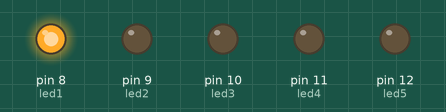
Recording of a sketch running on a simulated Arduino Uno, built with avr-gcc and run on an emulated ATmega328P. Shown: output pins drawn as LEDs (lit = HIGH).

Above: at 0.5 s.
At 1.5 s:
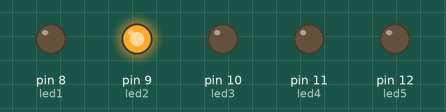
At 2.5 s:
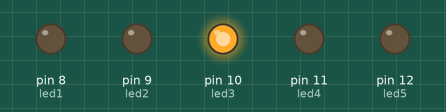
At 3.5 s:
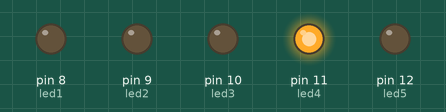
At 4.5 s:
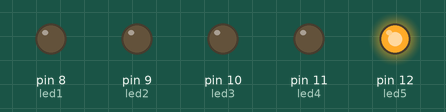
Timing chart, 0 to 6.5 s (numbered marks = the images above):
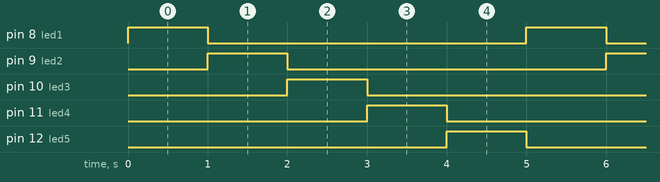

Measured:
- by itself, pin 8 (led1), pin 9 (led2), pin 10 (led3), pin 11 (led4), pin 12 (led5): alternates HIGH for 1.0 s and LOW for 4.0 s
- by itself, everything shown: repeats every 5.0 s, in 6 steps

The sketch:

SecondLED.ino
```cpp
int led1 = 8;
int led2 = 9;
int led3 = 10;
int led4 = 11;
int led5 = 12;

void setup()
{ //We are starting with the setup
pinMode(led1, OUTPUT); //Pin 8 is defined as output
pinMode(led2, OUTPUT); //Pin 9 is defined as output
pinMode(led3, OUTPUT); //Pin 10 is defined as output
pinMode(led4, OUTPUT); //Pin 11 is defined as output
pinMode(led5, OUTPUT); //Pin 12 is defined as output

}
void loop()
{ //The main part starts
digitalWrite(led1, HIGH); //turn on the LED on pin 8
delay(1000); //wait for 1000 milliseconds
digitalWrite(led1, LOW); //turn off the LED on pin 8

digitalWrite(led2, HIGH); //turn on the LED on pin 9
delay(1000); //wait for 1000 milliseconds
digitalWrite(led2, LOW); //turn off the LED on pin 9

digitalWrite(led3, HIGH); //turn on the LED on pin 10
delay(1000); //wait for 1000 milliseconds
digitalWrite(led3, LOW); //turn off the LED on pin 10

digitalWrite(led4, HIGH); //turn on the LED on pin 11
delay(1000); //wait for 1000 milliseconds
digitalWrite(led4, LOW); //turn off the LED on pin 11

digitalWrite(led5, HIGH); //turn on the LED on pin 12
delay(1000); //wait for 1000 milliseconds
digitalWrite(led5, LOW); //turn off the LED on pin 12
}
```
